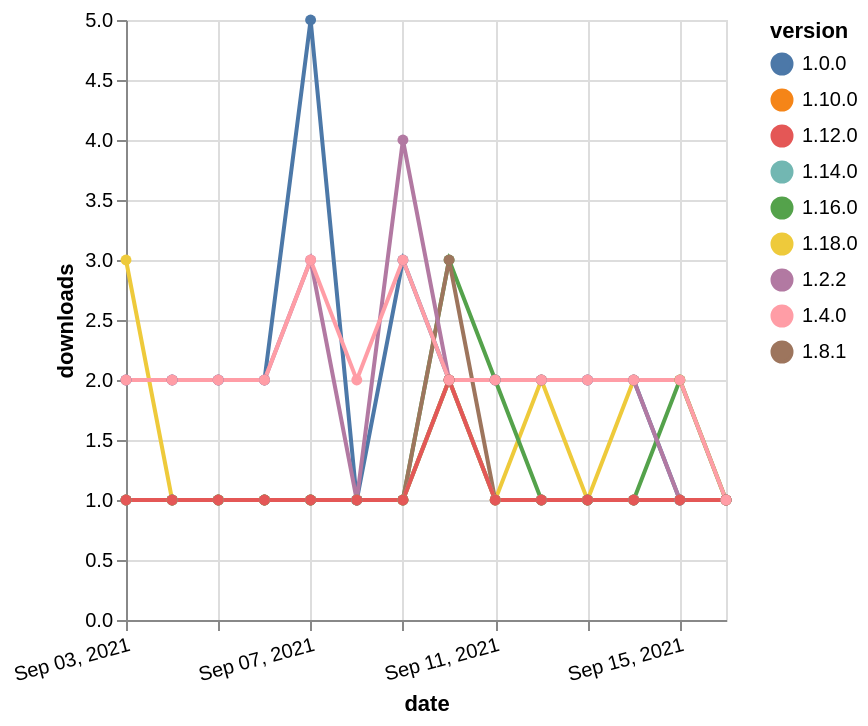

Vega-Lite specification for this chart:
### Vega-Lite specification from a JSON file in a GitHub repository (floating-point values rounded to 4 significant figures)
{"$schema": "https://vega.github.io/schema/vega-lite/v5.json", "description": "A simple bar chart with embedded data.", "data": {"values": [{"date": "2021-09-03", "total": 125, "delta": 3, "version": "1.18.0"}, {"date": "2021-09-04", "total": 126, "delta": 1, "version": "1.18.0"}, {"date": "2021-09-05", "total": 127, "delta": 1, "version": "1.18.0"}, {"date": "2021-09-06", "total": 128, "delta": 1, "version": "1.18.0"}, {"date": "2021-09-07", "total": 129, "delta": 1, "version": "1.18.0"}, {"date": "2021-09-08", "total": 130, "delta": 1, "version": "1.18.0"}, {"date": "2021-09-09", "total": 131, "delta": 1, "version": "1.18.0"}, {"date": "2021-09-10", "total": 133, "delta": 2, "version": "1.18.0"}, {"date": "2021-09-11", "total": 134, "delta": 1, "version": "1.18.0"}, {"date": "2021-09-12", "total": 136, "delta": 2, "version": "1.18.0"}, {"date": "2021-09-13", "total": 137, "delta": 1, "version": "1.18.0"}, {"date": "2021-09-14", "total": 139, "delta": 2, "version": "1.18.0"}, {"date": "2021-09-15", "total": 141, "delta": 2, "version": "1.18.0"}, {"date": "2021-09-16", "total": 142, "delta": 1, "version": "1.18.0"}, {"date": "2021-09-03", "total": 451, "delta": 1, "version": "1.10.0"}, {"date": "2021-09-04", "total": 452, "delta": 1, "version": "1.10.0"}, {"date": "2021-09-05", "total": 453, "delta": 1, "version": "1.10.0"}, {"date": "2021-09-06", "total": 454, "delta": 1, "version": "1.10.0"}, {"date": "2021-09-07", "total": 455, "delta": 1, "version": "1.10.0"}, {"date": "2021-09-08", "total": 456, "delta": 1, "version": "1.10.0"}, {"date": "2021-09-09", "total": 457, "delta": 1, "version": "1.10.0"}, {"date": "2021-09-10", "total": 459, "delta": 2, "version": "1.10.0"}, {"date": "2021-09-11", "total": 460, "delta": 1, "version": "1.10.0"}, {"date": "2021-09-12", "total": 461, "delta": 1, "version": "1.10.0"}, {"date": "2021-09-13", "total": 462, "delta": 1, "version": "1.10.0"}, {"date": "2021-09-14", "total": 463, "delta": 1, "version": "1.10.0"}, {"date": "2021-09-15", "total": 464, "delta": 1, "version": "1.10.0"}, {"date": "2021-09-16", "total": 465, "delta": 1, "version": "1.10.0"}, {"date": "2021-09-03", "total": 3467, "delta": 2, "version": "1.0.0"}, {"date": "2021-09-04", "total": 3469, "delta": 2, "version": "1.0.0"}, {"date": "2021-09-05", "total": 3471, "delta": 2, "version": "1.0.0"}, {"date": "2021-09-06", "total": 3473, "delta": 2, "version": "1.0.0"}, {"date": "2021-09-07", "total": 3478, "delta": 5, "version": "1.0.0"}, {"date": "2021-09-08", "total": 3479, "delta": 1, "version": "1.0.0"}, {"date": "2021-09-09", "total": 3482, "delta": 3, "version": "1.0.0"}, {"date": "2021-09-10", "total": 3484, "delta": 2, "version": "1.0.0"}, {"date": "2021-09-11", "total": 3486, "delta": 2, "version": "1.0.0"}, {"date": "2021-09-12", "total": 3488, "delta": 2, "version": "1.0.0"}, {"date": "2021-09-13", "total": 3490, "delta": 2, "version": "1.0.0"}, {"date": "2021-09-14", "total": 3492, "delta": 2, "version": "1.0.0"}, {"date": "2021-09-15", "total": 3493, "delta": 1, "version": "1.0.0"}, {"date": "2021-09-16", "total": 3494, "delta": 1, "version": "1.0.0"}, {"date": "2021-09-03", "total": 190, "delta": 1, "version": "1.16.0"}, {"date": "2021-09-04", "total": 191, "delta": 1, "version": "1.16.0"}, {"date": "2021-09-05", "total": 192, "delta": 1, "version": "1.16.0"}, {"date": "2021-09-06", "total": 193, "delta": 1, "version": "1.16.0"}, {"date": "2021-09-07", "total": 194, "delta": 1, "version": "1.16.0"}, {"date": "2021-09-08", "total": 195, "delta": 1, "version": "1.16.0"}, {"date": "2021-09-09", "total": 196, "delta": 1, "version": "1.16.0"}, {"date": "2021-09-10", "total": 199, "delta": 3, "version": "1.16.0"}, {"date": "2021-09-11", "total": 201, "delta": 2, "version": "1.16.0"}, {"date": "2021-09-12", "total": 202, "delta": 1, "version": "1.16.0"}, {"date": "2021-09-13", "total": 203, "delta": 1, "version": "1.16.0"}, {"date": "2021-09-14", "total": 204, "delta": 1, "version": "1.16.0"}, {"date": "2021-09-15", "total": 206, "delta": 2, "version": "1.16.0"}, {"date": "2021-09-16", "total": 207, "delta": 1, "version": "1.16.0"}, {"date": "2021-09-03", "total": 395, "delta": 1, "version": "1.8.1"}, {"date": "2021-09-04", "total": 396, "delta": 1, "version": "1.8.1"}, {"date": "2021-09-05", "total": 397, "delta": 1, "version": "1.8.1"}, {"date": "2021-09-06", "total": 398, "delta": 1, "version": "1.8.1"}, {"date": "2021-09-07", "total": 399, "delta": 1, "version": "1.8.1"}, {"date": "2021-09-08", "total": 400, "delta": 1, "version": "1.8.1"}, {"date": "2021-09-09", "total": 401, "delta": 1, "version": "1.8.1"}, {"date": "2021-09-10", "total": 404, "delta": 3, "version": "1.8.1"}, {"date": "2021-09-11", "total": 405, "delta": 1, "version": "1.8.1"}, {"date": "2021-09-12", "total": 406, "delta": 1, "version": "1.8.1"}, {"date": "2021-09-13", "total": 407, "delta": 1, "version": "1.8.1"}, {"date": "2021-09-14", "total": 408, "delta": 1, "version": "1.8.1"}, {"date": "2021-09-15", "total": 409, "delta": 1, "version": "1.8.1"}, {"date": "2021-09-16", "total": 410, "delta": 1, "version": "1.8.1"}, {"date": "2021-09-03", "total": 2568, "delta": 2, "version": "1.2.2"}, {"date": "2021-09-04", "total": 2570, "delta": 2, "version": "1.2.2"}, {"date": "2021-09-05", "total": 2572, "delta": 2, "version": "1.2.2"}, {"date": "2021-09-06", "total": 2574, "delta": 2, "version": "1.2.2"}, {"date": "2021-09-07", "total": 2577, "delta": 3, "version": "1.2.2"}, {"date": "2021-09-08", "total": 2578, "delta": 1, "version": "1.2.2"}, {"date": "2021-09-09", "total": 2582, "delta": 4, "version": "1.2.2"}, {"date": "2021-09-10", "total": 2584, "delta": 2, "version": "1.2.2"}, {"date": "2021-09-11", "total": 2586, "delta": 2, "version": "1.2.2"}, {"date": "2021-09-12", "total": 2588, "delta": 2, "version": "1.2.2"}, {"date": "2021-09-13", "total": 2590, "delta": 2, "version": "1.2.2"}, {"date": "2021-09-14", "total": 2592, "delta": 2, "version": "1.2.2"}, {"date": "2021-09-15", "total": 2593, "delta": 1, "version": "1.2.2"}, {"date": "2021-09-16", "total": 2594, "delta": 1, "version": "1.2.2"}, {"date": "2021-09-03", "total": 173, "delta": 1, "version": "1.14.0"}, {"date": "2021-09-04", "total": 174, "delta": 1, "version": "1.14.0"}, {"date": "2021-09-05", "total": 175, "delta": 1, "version": "1.14.0"}, {"date": "2021-09-06", "total": 176, "delta": 1, "version": "1.14.0"}, {"date": "2021-09-07", "total": 177, "delta": 1, "version": "1.14.0"}, {"date": "2021-09-08", "total": 178, "delta": 1, "version": "1.14.0"}, {"date": "2021-09-09", "total": 179, "delta": 1, "version": "1.14.0"}, {"date": "2021-09-10", "total": 181, "delta": 2, "version": "1.14.0"}, {"date": "2021-09-11", "total": 182, "delta": 1, "version": "1.14.0"}, {"date": "2021-09-12", "total": 183, "delta": 1, "version": "1.14.0"}, {"date": "2021-09-13", "total": 184, "delta": 1, "version": "1.14.0"}, {"date": "2021-09-14", "total": 185, "delta": 1, "version": "1.14.0"}, {"date": "2021-09-15", "total": 186, "delta": 1, "version": "1.14.0"}, {"date": "2021-09-16", "total": 187, "delta": 1, "version": "1.14.0"}, {"date": "2021-09-03", "total": 183, "delta": 1, "version": "1.12.0"}, {"date": "2021-09-04", "total": 184, "delta": 1, "version": "1.12.0"}, {"date": "2021-09-05", "total": 185, "delta": 1, "version": "1.12.0"}, {"date": "2021-09-06", "total": 186, "delta": 1, "version": "1.12.0"}, {"date": "2021-09-07", "total": 187, "delta": 1, "version": "1.12.0"}, {"date": "2021-09-08", "total": 188, "delta": 1, "version": "1.12.0"}, {"date": "2021-09-09", "total": 189, "delta": 1, "version": "1.12.0"}, {"date": "2021-09-10", "total": 191, "delta": 2, "version": "1.12.0"}, {"date": "2021-09-11", "total": 192, "delta": 1, "version": "1.12.0"}, {"date": "2021-09-12", "total": 193, "delta": 1, "version": "1.12.0"}, {"date": "2021-09-13", "total": 194, "delta": 1, "version": "1.12.0"}, {"date": "2021-09-14", "total": 195, "delta": 1, "version": "1.12.0"}, {"date": "2021-09-15", "total": 196, "delta": 1, "version": "1.12.0"}, {"date": "2021-09-16", "total": 197, "delta": 1, "version": "1.12.0"}, {"date": "2021-09-03", "total": 2594, "delta": 2, "version": "1.4.0"}, {"date": "2021-09-04", "total": 2596, "delta": 2, "version": "1.4.0"}, {"date": "2021-09-05", "total": 2598, "delta": 2, "version": "1.4.0"}, {"date": "2021-09-06", "total": 2600, "delta": 2, "version": "1.4.0"}, {"date": "2021-09-07", "total": 2603, "delta": 3, "version": "1.4.0"}, {"date": "2021-09-08", "total": 2605, "delta": 2, "version": "1.4.0"}, {"date": "2021-09-09", "total": 2608, "delta": 3, "version": "1.4.0"}, {"date": "2021-09-10", "total": 2610, "delta": 2, "version": "1.4.0"}, {"date": "2021-09-11", "total": 2612, "delta": 2, "version": "1.4.0"}, {"date": "2021-09-12", "total": 2614, "delta": 2, "version": "1.4.0"}, {"date": "2021-09-13", "total": 2616, "delta": 2, "version": "1.4.0"}, {"date": "2021-09-14", "total": 2618, "delta": 2, "version": "1.4.0"}, {"date": "2021-09-15", "total": 2620, "delta": 2, "version": "1.4.0"}, {"date": "2021-09-16", "total": 2621, "delta": 1, "version": "1.4.0"}]}, "width": "container", "mark": {"type": "line", "point": {"filled": true}}, "encoding": {"x": {"field": "date", "type": "temporal", "timeUnit": "yearmonthdate", "title": "date", "axis": {"labelAngle": -15}}, "y": {"field": "delta", "type": "quantitative", "title": "downloads"}, "color": {"field": "version", "type": "nominal"}, "tooltip": {"field": "delta"}}}
